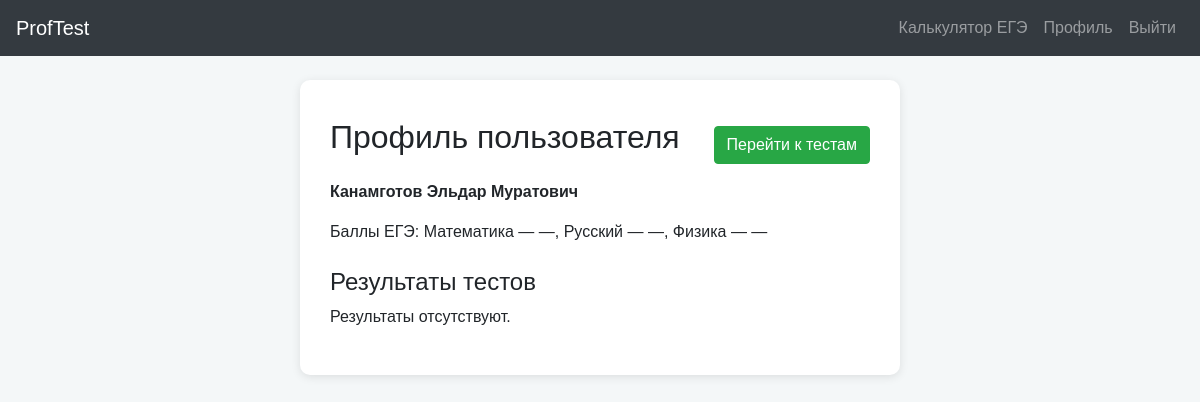
Screenshot of /profile (signed in) with the database file from the repository.
### app/models.py (models this page shows, shortened)
class User(UserMixin, db.Model):
    __tablename__ = 'users'
    id = db.Column(db.Integer, primary_key=True)
    username = db.Column(db.String(64), unique=True, nullable=False)
    email = db.Column(db.String(120), unique=True, nullable=False)
    password_hash = db.Column(db.String(128), nullable=False)
    last_name = db.Column(db.String(50))
    first_name = db.Column(db.String(50))
    middle_name = db.Column(db.String(50))
    is_admin = db.Column(db.Boolean, default=False)
    interests = db.Column(db.String(256))
    birth_date = db.Column(db.Date)
    is_student = db.Column(db.Boolean, default=False)
    ege_math = db.Column(db.Integer)
    ege_russian = db.Column(db.Integer)
    ege_physics = db.Column(db.Integer)
    results = db.relationship('Result', backref='user', cascade='all, delete-orphan', lazy=True)
    @property
    def full_name(self):
        parts = [self.last_name, self.first_name, self.middle_name]
        return " ".join([p for p in parts if p])

### app/routes.py (the view)
@main_bp.route('/profile')
@login_required
def profile():
    user_results = Result.query.filter_by(user_id=current_user.id).order_by(Result.timestamp.desc()).all()
    career_test = Test.query.filter_by(type='career').first()
    career_id = career_test.id if career_test else None
    return render_template('profile.html', results=user_results, career_test_id=career_id)

### app/__init__.py (called while the page is built)
@login_manager.user_loader
def load_user(user_id):
    return User.query.get(int(user_id))

### app/templates/profile.html (shortened to what this page needs)
<!DOCTYPE html>
<html lang="ru">
<head>
  <link rel="stylesheet" href="https://maxcdn.bootstrapcdn.com/bootstrap/4.5.2/css/bootstrap.min.css">
  <link rel="stylesheet" href="{{ url_for('static', filename='styles.css') }}">
</head>
<body>
<nav class="navbar navbar-expand-lg navbar-dark bg-dark">
  <a class="navbar-brand" href="{{ url_for('main.index') }}">ProfTest</a>
  <ul class="navbar-nav ml-auto">
    <li class="nav-item"><a class="nav-link" href="{{ url_for('calc.ege_calculator') }}">Калькулятор ЕГЭ</a></li>
    <li class="nav-item"><a class="nav-link" href="{{ url_for('main.profile') }}">Профиль</a></li>
    <li class="nav-item"><a class="nav-link" href="{{ url_for('auth.logout') }}">Выйти</a></li>
  </ul>
</nav>
<div class="container mt-4">
  <div class="d-flex justify-content-between align-items-center">
    <h2 class="mb-0">Профиль пользователя</h2>
<div class="mt-3">
  <a class="btn btn-success" href="{{ url_for('main.index') }}">Перейти к тестам</a>
</div>
  </div>
  <p class="mt-3"><strong>{{ current_user.full_name or current_user.username }}</strong></p>
  <p>Баллы ЕГЭ: Математика — {{ current_user.ege_math or '—' }}, Русский — {{ current_user.ege_russian or '—' }}, Физика — {{ current_user.ege_physics or '—' }}</p>
  <h4 class="mt-4">Результаты тестов</h4>
  {% if results %}
  <ul class="list-group">
    {% for r in results %}
    <li class="list-group-item">
      <strong>{{ r.test.title }}</strong>
      <small class="text-muted">{{ r.timestamp.strftime('%Y-%m-%d') }}</small>
      <div>{{ r.result_text }}</div>
    </li>
    {% endfor %}
  </ul>
  {% else %}
  <p>Результаты отсутствуют.</p>
  {% endif %}
</div>
</body>
</html>

### app/static/styles.css (style rules this page uses)
body { font-family: Arial, sans-serif; background-color: #f4f7f8; margin: 0; padding: 0; }
.container { max-width: 600px; margin: 50px auto; padding: 30px; background: #ffffff; border-radius: 10px; box-shadow: 0px 2px 10px rgba(0, 0, 0, 0.1); }

### rows the page displays
User: last_name+first_name+middle_name "Канамготов Эльдар Муратович", ege_math "—", ege_russian "—", ege_physics "—"
